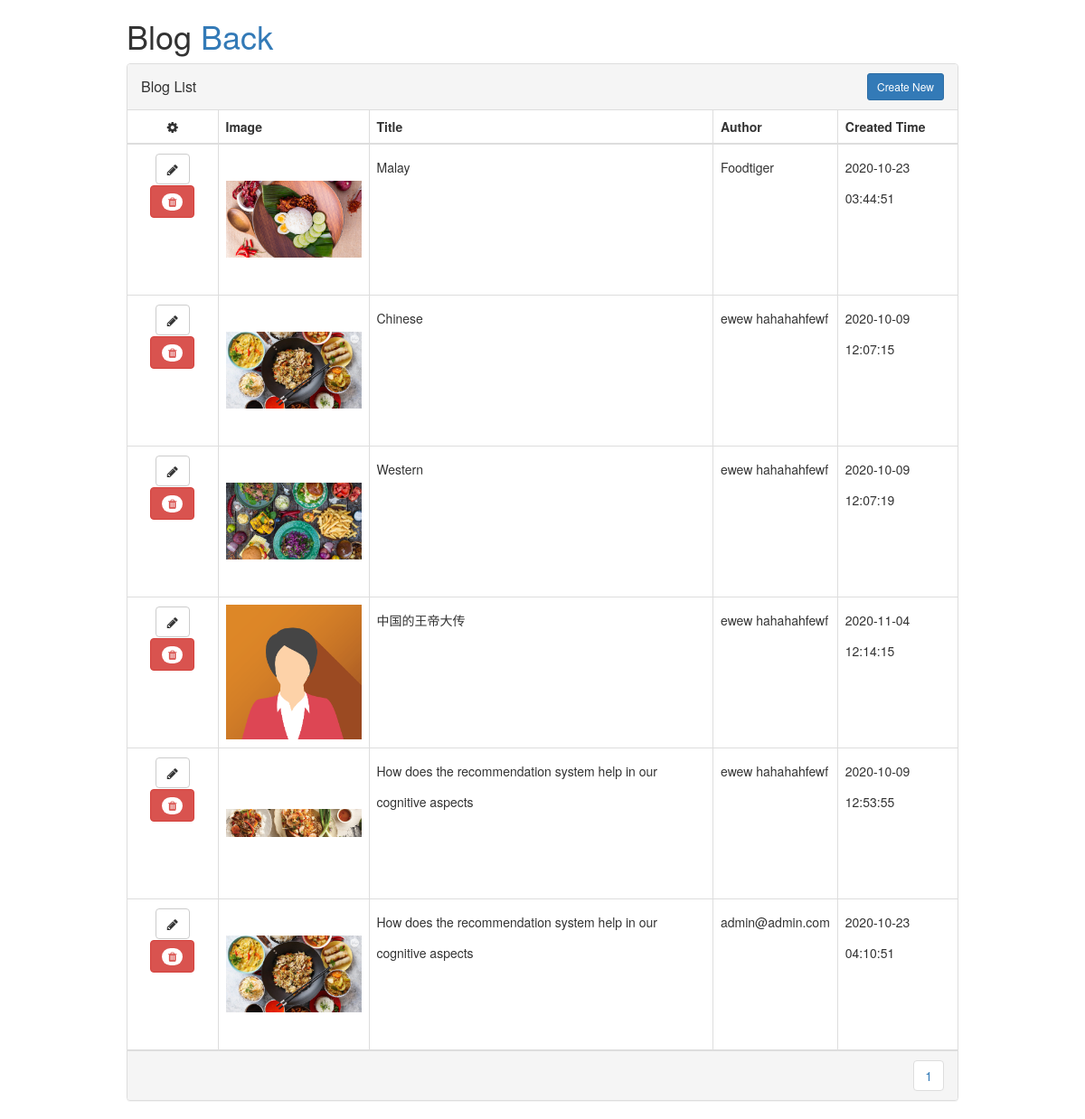
Page /admin/Blogmanage.php on the committed database.
### tables this page shows
CREATE TABLE `blog` (
  `id` int(255) NOT NULL,
  `title` varchar(255) NOT NULL,
  `description` varchar(500) NOT NULL,
  `contain` longtext NOT NULL,
  `image` varchar(255) NOT NULL,
  `time_date` timestamp NOT NULL DEFAULT current_timestamp() ON UPDATE current_timestamp(),
  `Email` varchar(255) NOT NULL,
  `Author` varchar(255) NOT NULL
);

### admin/Blogmanage.php (the view, shortened to what this page needs)
<!DOCTYPE html>
<html>
<head>
    <link href="//maxcdn.bootstrapcdn.com/bootstrap/4.1.1/css/bootstrap.min.css" rel="stylesheet" id="bootstrap-css">
    <link href="//maxcdn.bootstrapcdn.com/bootstrap/3.3.0/css/bootstrap.min.css" rel="stylesheet" id="bootstrap-css">
    <link href="https://cdnjs.cloudflare.com/ajax/libs/font-awesome/4.4.0/css/font-awesome.min.css" rel='stylesheet' type='text/css'>
    <link href="../css/table.css" rel='stylesheet' type='text/css'>
</head>
<?php
require('../database/mysql.php');
$results_per_page = 6;
$sql='SELECT * FROM blog';
$result = mysqli_query($conn, $sql);
$number_of_results = mysqli_num_rows($result);
$number_of_pages = ceil($number_of_results/$results_per_page);
if (!isset($_GET['page'])) {
  $page = 1;
} else {
  $page = $_GET['page'];
}
$this_page_first_result = ($page-1)*$results_per_page;
$sql='SELECT * FROM blog LIMIT ' . $this_page_first_result . ',' .  $results_per_page;
$result = mysqli_query($conn, $sql);
?>
<div class="container">
    <div class="row">
        <div class="col-md-10 col-md-offset-1">
            <h1>Blog<a href="adminhome.php">&nbsp;Back</a></h1>
            <div class="panel panel-default panel-table">
              <div class="panel-heading">
                <div class="row">
                  <div class="col col-xs-6">
                    <h3 class="panel-title">Blog List</h3>
                  </div>
                  <div class="col col-xs-6 text-right" >
                  <a href="insertBlog.php" class="btn btn-sm btn-primary btn-create" >Create New</a>
                  </div>
                </div>
              </div>
              <div class="panel-body">
                <table class="table  table-bordered table-list">
                  <thead>
                    <tr>
                        <th><em class="fa fa-cog"></em></th>
                        <th>Image</th>
                        <th>Title</th>
                        <th>Author</th>
                        <th>Created Time</th>
                    </tr>
                  </thead>
                  <tbody>
                  <?php
                      while($row = mysqli_fetch_array($result)) {
                  ?>
                          <tr>
                            <td align="center">
                            <a class="btn btn-default" href ="blogDetailCheck.php?id=<?php echo $row['id'];?>"><em class="fa fa-pencil"></em></a>
                              <a class="btn btn-danger"href="../database/deleteBlog.php?id=<?php echo $row['id']; ?>" onclick="return confirm('Sure Want Delete?')"><span class="new badge" data-badge-caption="" ><em class="fa fa-trash"></em></span></a>
                            </td>
                            <td ><img src="<?php echo $row['image']; ?>" alt="image" style="width:150px; height:150px;object-fit: contain;"></td>
                            <td><?php echo $row['title'];?></td>
                            <td><?php echo $row['Author']; ?></td>
                            <td><?php echo $row['time_date']; ?></td>
                          </tr>
                  <?php } ?>
                        </tbody>
                </table>
              </div>
              <div class="panel-footer">
                <div class="row">
                  <div class="col col-xs-4">
                  </div>
                  <div class="col col-xs-8">
                    <ul class="pagination hidden-xs pull-right">
                      <?php
                      for ($page=1;$page<=$number_of_pages;$page++) {
                        echo ' <li><a href="Blogmanage.php?page=' . $page . '">' . $page . '</a> </li> ';}
                        ?>
                    </ul>
                  </div>
                </div>
              </div>
</div>
</div>
</div>
</html>

### css/table.css (style rules this page uses)
.panel-table .panel-body { padding:0; }
.panel-table .panel-body .table-bordered { border-style: none; margin:0; }
.panel-table .panel-body .table-bordered > thead > tr > th:first-of-type { text-align:center; width: 100px; }
.panel-table .panel-body .table-bordered > thead > tr > th:last-of-type, .panel-table .panel-body .table-bordered > tbody > tr > td:last-of-type { border-right: 0px; }
.panel-table .panel-body .table-bordered > thead > tr > th:first-of-type, .panel-table .panel-body .table-bordered > tbody > tr > td:first-of-type { border-left: 0px; }
.panel-table .panel-body .table-bordered > tbody > tr:first-of-type > td { border-bottom: 0px; }
.panel-table .panel-body .table-bordered > thead > tr:first-of-type > th { border-top: 0px; }
.panel-table .panel-footer .pagination { margin:0; }
.panel-table .panel-footer .col { line-height: 34px; height: 34px; }
.panel-table .panel-heading .col h3 { line-height: 30px; height: 30px; }
.panel-table .panel-body .table-bordered > tbody > tr > td { line-height: 34px; }

### rows in the picture
blog: image (picture), title "Malay", Author "Foodtiger", time_date "2020-10-23 03:44:51"
blog: image (picture), title "Chinese", Author "ewew hahahahfewf", time_date "2020-10-09 12:07:15"
blog: image (picture), title "Western", Author "ewew hahahahfewf", time_date "2020-10-09 12:07:19"
blog: image (picture), title "中国的王帝大传", Author "ewew hahahahfewf", time_date "2020-11-04 12:14:15"
blog: image (picture), title "How does the recommendation system help in our cognitive aspects", Author "ewew hahahahfewf", time_date "2020-10-09 12:53:55"
blog: image (picture), title "How does the recommendation system help in our cognitive aspects", Author "admin@admin.com", time_date "2020-10-23 04:10:51"
